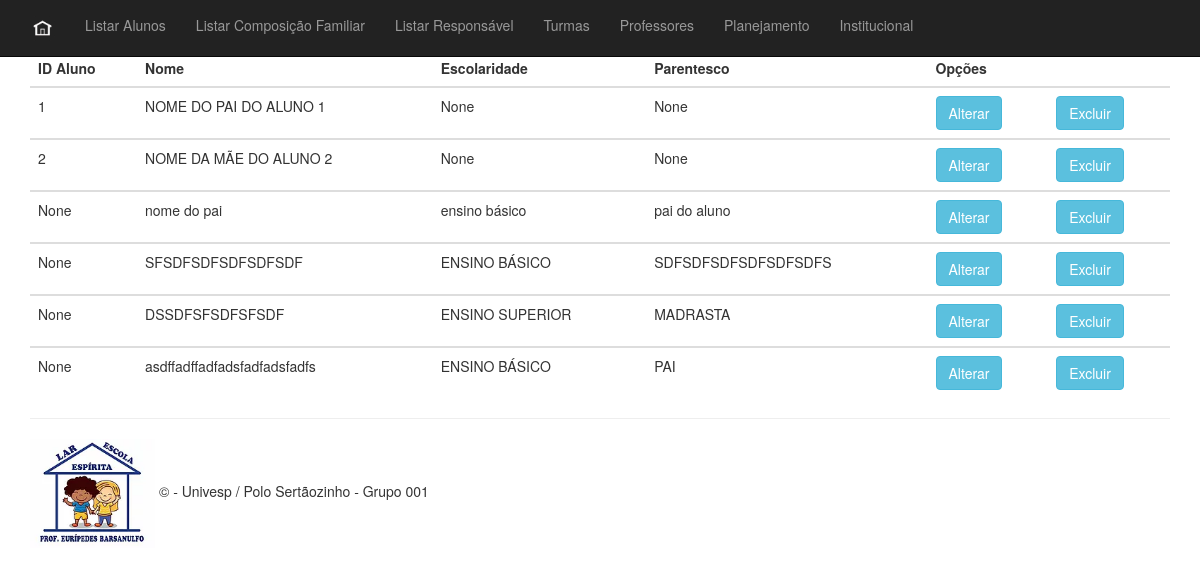
The page /listagem_composicao_familiar on the database as committed earlier.
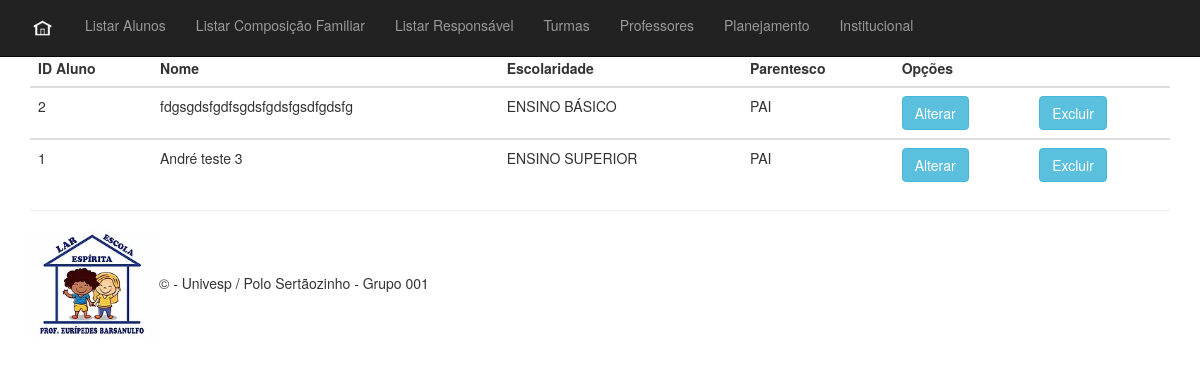
The same page on the database as committed later.
### aluno/models.py (models this page shows)
class ComposicaoFamiliar(db.Model):
    __tablename__ = 'composicao_familiar'
    __table_args__ = {'extend_existing': True}
    id = db.Column(
        db.Integer, primary_key=True, autoincrement=True)
    comp_id_aluno = db.Column(db.Integer, db.ForeignKey("aluno.id"))
    comp_nome = db.Column(db.String(120))
    comp_idade = db.Column(db.Integer)
    comp_renda = db.Column(db.Float)
    comp_etnia = db.Column(db.String(1))
    comp_casa = db.Column(db.String(1))
    comp_tv = db.Column(db.String(1))
    comp_computador = db.Column(db.String(1))
    comp_dvd = db.Column(db.String(1))
    comp_microondas = db.Column(db.String(1))
    comp_carro = db.Column(db.String(1))
    comp_moto = db.Column(db.String(1))
    comp_celular = db.Column(db.String(1))
    comp_internet = db.Column(db.String(1))
    comp_empregada_domestica = db.Column(db.String(1))
    comp_assinante_jrn_rev = db.Column(db.String(1))
    comp_religiao = db.Column(db.String(1))
    comp_descreve_religiao = db.Column(db.String(60))
    comp_escolaridade = db.Column(db.String(120))
    comp_parentesco = db.Column(db.String(120))

### aluno/routes.py (the view)
@app.route("/listagem_composicao_familiar", methods=["GET"])
def listagem_composicao_familiar():
    composicao_familiar = ComposicaoFamiliar.query.all()
    return render_template("listagem_composicao_familiar.html", composicao_familiar=composicao_familiar)

### aluno/templates/listagem_composicao_familiar.html (shortened to what this page needs)
{% extends 'base.html' %}
{% block content %}
<table class="table table-hover table-dark">
    <thead>
        <tr>
            <th scope="col">ID Aluno</th>
            <th scope="col">Nome</th>
            <th scope="col">Escolaridade</th>
            <th scope="col">Parentesco</th>
            <th scope="col">Opções</th>
            <th scope="col"></th>
        </tr>
    </thead>
    {% for componente in composicao_familiar %}
    <tbody>
        <tr>
            <td> {{ componente.comp_id_aluno }} </td>
            <td> {{ componente.comp_nome }}</td>
            <td> {{ componente.comp_escolaridade }}</td>
            <td> {{ componente.comp_parentesco }}</td>
            <td>
                <button class="btn btn-outline btn-info">Alterar</button>
            </td>
            <td>
                <button class="btn btn-outline btn-info">Excluir</button>
            </td>
        </tr>
    </tbody>
    {% endfor %}
</table>
{% endblock %}

### aluno/templates/base.html (shortened to what this page needs)
<!doctype html>
<html lang="pt-br">
<head>
    <link rel="stylesheet" type="text/css" href="/static/content/bootstrap.min.css" />
    <link rel="stylesheet" type="text/css" href="/static/content/site.css" />
</head>
<body>
    <div class="navbar navbar-inverse navbar-fixed-top">
        <div class="container">
            <div class="navbar-header">
                <a href="/" class="navbar-brand"><img width="25" src="static/imagens/home.png"  /><figcaption></figcaption></a>
            </div>
            <div class=" navbar-collapse collapse">
                <ul class="nav navbar-nav">
                    <li> <a href="{{ url_for('listagem_aluno') }}">Listar Alunos</a></li>
                    <li> <a href="{{ url_for('listagem_composicao_familiar') }}">Listar Composição Familiar</a></li>
                    <li> <a href="{{ url_for('listagem_responsavel') }}">Listar Responsável</a></li>
                    <li> <a href="{{ url_for('listagem_turma') }}">Turmas</a></li>
                    <li> <a href="{{ url_for('listagem_professor') }}">Professores</a></li>
                    <li> <a href="{{ url_for('listagem_planejamento') }}">Planejamento</a></li>
                    <li> <a href="https://www.larescolaespirita.com/" target="_blank">Institucional</a></li>
                </ul>
            </div>
        </div>
    </div>
    <div class="container body-content">
        {% block content %}{% endblock %}
        <hr />
        <footer>
            <p><img src="static/imagens/logomarca lar escola 3.webp" width="125" />  &copy; {{ year }} - Univesp / Polo Sert&atildeozinho - Grupo 001</p>
        </footer>
    </div>
</body>
</html>

### aluno/static/content/site.css (style rules this page uses)
body { padding-top: 50px; padding-bottom: 20px; }
.body-content { padding-left: 15px; padding-right: 15px; }

Rows that differ between the two databases and show on the page:
removed ComposicaoFamiliar: comp_id_aluno "None", comp_nome "nome do pai", comp_escolaridade "ensino básico", comp_parentesco "pai do aluno"
removed ComposicaoFamiliar: comp_id_aluno "None", comp_nome "SFSDFSDFSDFSDFSDF", comp_escolaridade "ENSINO BÁSICO", comp_parentesco "SDFSDFSDFSDFSDFSDFS"
removed ComposicaoFamiliar: comp_id_aluno "None", comp_nome "DSSDFSFSDFSFSDF", comp_escolaridade "ENSINO SUPERIOR", comp_parentesco "MADRASTA"
removed ComposicaoFamiliar: comp_id_aluno "None", comp_nome "asdffadffadfadsfadfadsfadfs", comp_escolaridade "ENSINO BÁSICO", comp_parentesco "PAI"
changed ComposicaoFamiliar: comp_id_aluno "1" → "2"; comp_nome "NOME DO PAI DO ALUNO 1" → "fdgsgdsfgdfsgdsfgdsfgsdfgdsfg"; comp_escolaridade "None" → "ENSINO BÁSICO"; comp_parentesco "None" → "PAI"
changed ComposicaoFamiliar: comp_id_aluno "2" → "1"; comp_nome "NOME DA MÃE DO ALUNO 2" → "André teste 3"; comp_escolaridade "None" → "ENSINO SUPERIOR"; comp_parentesco "None" → "PAI"
